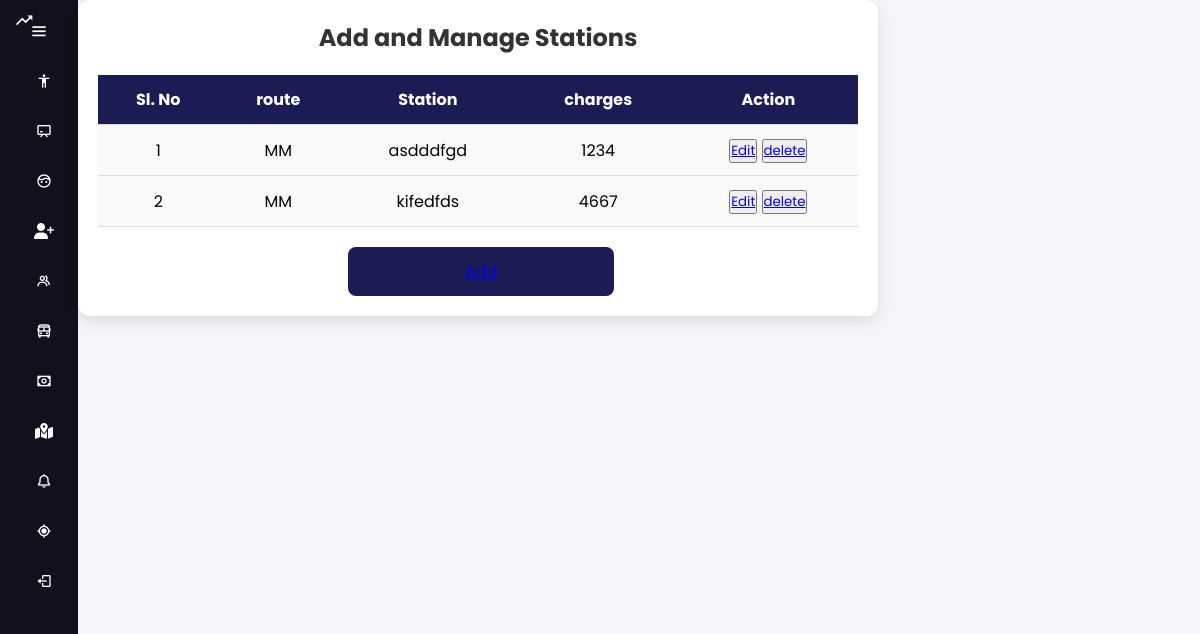
/administrator/stationbyroute/4/, run on the app's committed database.
### administrator/models.py (models this page shows)
class StationTable(models.Model):
    route=models.ForeignKey(RouteTable, on_delete=models.CASCADE)
    station=models.CharField(max_length=10,null=True,blank=True)
    charges=models.BigIntegerField(null=True,blank=True)
    created_at=models.DateTimeField(auto_now_add=True, null=True, blank=True)
    updated_at = models.DateTimeField(auto_now_add=True, null=True, blank=True)

class RouteTable(models.Model):
    route=models.CharField(max_length=10,null=True,blank=True)
    tripno=models.BigIntegerField(null=True,blank=True)
    status=models.CharField(max_length=10,null=True,blank=True)
    created_at=models.DateTimeField(auto_now_add=True, null=True, blank=True)
    updated_at = models.DateTimeField(auto_now_add=True, null=True, blank=True)

### administrator/views.py (the view)
# urls.py: path('stationbyroute/<str:route>/', viewsStationbyroute.as_view(), name='   '),
class viewsStationbyroute(View):
    def get(self,request,route):
        d=StationTable.objects.filter(route=route).all()
        print(d)
        return render(request, "administrator/station/view_station copy.html", {'val': d})

### templates/administrator/station/view_station copy.html (shortened to what this page needs)
{% extends 'administrator/admindashboard.html' %}
{% load static %}
{% block body %}
<html lang="en">
<head>
    <link rel="stylesheet" href="{% static 'station.css' %}">
</head>
<body>
    <div class="container">
        <h2>Add and Manage Stations</h2>
        <table>
                <tr>
                    <th>Sl. No</th>
                    <th>route</th>
                    <th>Station</th>
                    <th>charges</th>
                    <th>Action</th>
                </tr>
                {% for i in val %}
                <tr>
                    <td>{{forloop.counter}}</td>
                    <td>{{i.route.route}}</td>
                     <td>{{i.station}}</td>
                    <td>{{i.charges}}</td>
                    <td>
                        <button class="action-btn edit-btn"><a href="/administrator/editstation/{{i.id}}/">Edit</a></button>
                        <button class="action-btn delete-btn"><a href="/administrator/Deletestation/{{i.id}}/">delete</a></button>
                    </td>
                </tr>
                {% endfor %}
        </table>
        <button class="add-btn"> <a href="{% url 'addstation_page' %}">Add</a></button>
    </div>
</body>
</html>
{% endblock %}

### static/main.css (style rules this page uses)
* { font-family: "Poppins", sans-serif; margin: 0; padding: 0; box-sizing: border-box; }
:root { --body-color: #32d323; --sidebar-color: #e7dddd; --primary-color: #695cfe; --primary-color-light: #f6f5ff; --toggle-color: #ddd; --text-color: #66083f; --tran-02: all 0.2s ease; --tran-03: all 0.3s ease; --tran-04: all 0.4s ease; }
body { position: relative; min-height: 100vh; width: 100%; overflow-x: hidden; }

### static/station.css (style rules this page uses)
* { margin: 0; padding: 0; box-sizing: border-box; }
body { font-family: 'Arial', sans-serif; background-color: #f4f4f9; display: flex; justify-content: center; align-items: center; height: 100vh; }
.container { background-color: #ffffff; padding: 20px; border-radius: 12px; box-shadow: 0 5px 15px rgba(0, 0, 0, 0.1); width: 90%; max-width: 800px; }
h2 { text-align: center; margin-bottom: 20px; color: #333; }
table { width: 100%; border-collapse: collapse; margin-bottom: 20px; }
table th, table td { padding: 12px; text-align: center; border-bottom: 1px solid #ddd; }
table th { background-color: #1c1c55; color: white; }
table td { background-color: #f9f9f9; }
.add-btn { display: block; width: 35%; margin-left: 250px; padding: 12px; background-color: #1c1c55; color: white; font-size: 16px; border: none; border-radius: 8px; cursor: pointer; text-align: center; transition: background-color 0.3s; }

### data on the page
StationTable: route.route "MM", station "asdddfgd", charges "1234"
StationTable: route.route "MM", station "kifedfds", charges "4667"
